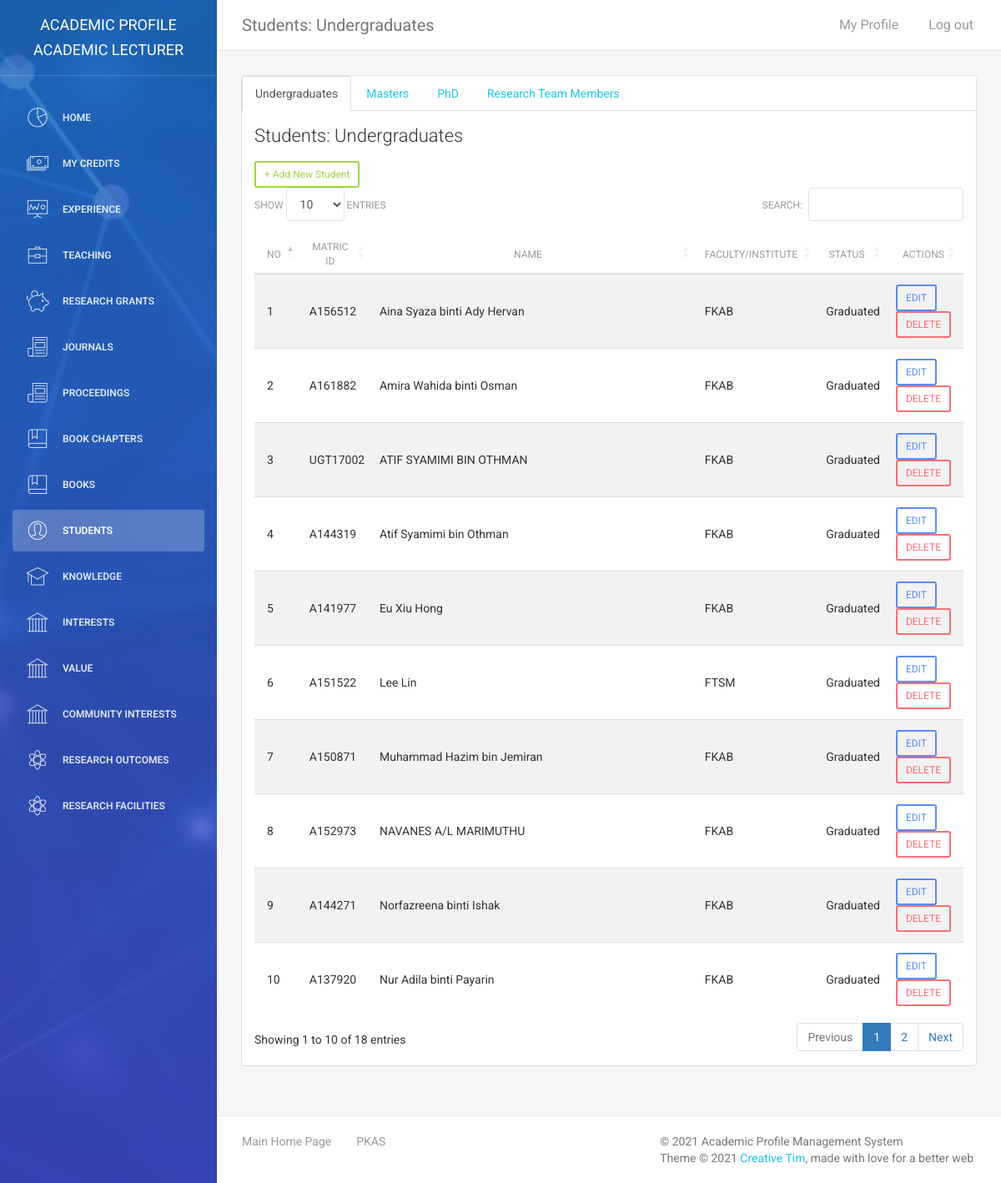
The app's page /kalai_panel/students_ug.php (signed in) with its own data.
### tables this page shows
CREATE TABLE `tbl_students` (
  `id` int(11) NOT NULL,
  `std_reg_num` varchar(25) DEFAULT NULL,
  `std_name` text DEFAULT NULL,
  `std_picture` varchar(255) DEFAULT NULL,
  `std_type` int(11) DEFAULT NULL,
  `std_phonenum` varchar(255) DEFAULT NULL,
  `std_email` varchar(255) DEFAULT NULL,
  `std_research_title` text DEFAULT NULL,
  `std_start_year` int(11) DEFAULT NULL,
  `std_end_year` int(11) DEFAULT NULL,
  `std_status` int(11) DEFAULT NULL,
  `std_sv_status` int(11) DEFAULT NULL,
  `std_faculty` varchar(25) DEFAULT NULL,
  `std_funding_status` varchar(255) DEFAULT NULL,
  `std_activity` text DEFAULT NULL,
  `std_research_outcome` varchar(255) DEFAULT NULL,
  `std_password` varchar(255) DEFAULT NULL,
  `std_firstlogin` int(11) DEFAULT NULL,
  `super_owner` varchar(255) DEFAULT NULL
);

### kalai_panel/assets/php/chk-session.php (called while the page is built, shortened)
<?php
include("connectdb.php");
$user_check = $_SESSION['user_login'];
$user_role = $_SESSION['user_role'];
if($user_role == "Admin" || $user_role == "Super Admin" || $user_role == "Academic Lecturer" || $user_role == "Consultant" || $user_role == "Teacher"){
    $ses_sql = mysqli_query($conn,"select admin_id, admin_name, role, university, plan, credits from tbl_admin where admin_id = '$user_check'");
    $row = mysqli_fetch_array($ses_sql,MYSQLI_ASSOC);
    $login_super_owner = $row['admin_id'];
    $user_role= $row['role'];
}else if($user_role == "Student"){
    $ses_sql = mysqli_query($conn,"select std_reg_num, std_name, super_owner from tbl_students where std_reg_num = '$user_check' ");
   $row = mysqli_fetch_array($ses_sql,MYSQLI_ASSOC);
   $login_session = $row['std_reg_num'];
   $your_name = $row['std_name'];
   $login_super_owner = $row['super_owner'];
   $user_role = "Student";
   $navbar = "student-navbar.php";
   if(!isset($_SESSION['user_login'])){
      header("location:login.php");
   }
}else{
    header("location:login.php");
}
?>

### kalai_panel/students_ug.php (the view, shortened to what this page needs)
<?php
require_once("assets/php/chk-session.php");
require_once("assets/php/connectdb.php");
?>
<!doctype html>
<html lang="en">
<head>
    <link href="assets/css/bootstrap.min.css" rel="stylesheet" />
    <link href="assets/css/animate.min.css" rel="stylesheet"/>
    <link href="assets/css/light-bootstrap-dashboard.css?v=1.4.0" rel="stylesheet"/>
	<link rel="stylesheet" type="text/css" href="https://cdn.datatables.net/1.10.19/css/dataTables.bootstrap4.min.css">
    <link href="https://maxcdn.bootstrapcdn.com/font-awesome/4.2.0/css/font-awesome.min.css" rel="stylesheet">
    <link href="assets/css/pe-icon-7-stroke.css" rel="stylesheet" />
</head>
<body>
<div class="wrapper">
    <div class="sidebar" data-color="blue" data-image="assets/img/sidebar-3.jpg">
    	<div class="sidebar-wrapper">
            <div class="logo">
                <a href="index.php" class="simple-text">
                    Academic Profile <?php echo $user_role;?>
                </a>
            </div>
            <?php $navactive = 9; include("assets/php/Admin-navbar.php");?>
    	</div>
    </div>
    <div class="main-panel">
        <nav class="navbar navbar-default navbar-fixed">
            <div class="container-fluid">
                <div class="navbar-header">
                    <a class="navbar-brand" href="students_ug.php">Students: Undergraduates</a>
                </div>
                <div class="collapse navbar-collapse">
                    <ul class="nav navbar-nav navbar-left">
                        <li>
                            <a href="#" class="dropdown-toggle" data-toggle="dropdown">
                            </a>
                        </li>
                    </ul>
                    <ul class="nav navbar-nav navbar-right">
                        <li>
                           <a href="my-profile.php">
                               <p>My Profile</p>
                            </a>
                        </li>
                        <li>
                            <a href="logout.php">
                                <p>Log out</p>
                            </a>
                        </li>
                    </ul>
                </div>
            </div>
        </nav>
        <div class="content">
            <div class="container-fluid">
                <div class="row">
                    <div class="col-md-12">
                        <div class="card">
                            <ul class="nav nav-tabs">
                                <li class="active"><a href="students_ug.php">Undergraduates</a></li>
                                <li><a href="students_masters.php">Masters</a></li>
                                <li><a href="students_phd.php">PhD</a></li>
                                <li><a href="students_research.php">Research Team Members</a></li>
                            </ul>
                            <div class="header">
                                <h4 class="title">Students: Undergraduates</h4>
                            </div>
                            <div class="content table-responsive">
                                <table id="tlist" class="table table-hover table-striped">
                                    <thead>
                                        <th width="5%" style="text-align:center">No</th>
                                    	<th width="10%" style="text-align:center">Matric ID</th>
                                    	<th width="60%" style="text-align:center">Name</th>
                                        <th width="10%" style="text-align:center">Faculty/Institute</th>
                                        <th width="10%" style="text-align:center">Status</th>
                                        <th width="10%" style="text-align:center">Actions</th>
                                    </thead>
                                    <tbody>
                                    <a href="add-student.php" role="button" class="add-data btn btn-success btn-sm">+ Add New Student</a>
                                        <?php
                                        $sql = mysqli_query($conn, "SELECT * from tbl_students WHERE std_type='0' AND super_owner='$login_super_owner' ORDER BY std_name");
                                        $rows = mysqli_num_rows($sql);
                                        if($rows){
                                            $count = 1;
                                            while($row=mysqli_fetch_array($sql)){
                                                switch($row['std_status']){
                                                    case 0:
                                                        $status = "Active";
                                                        break;
                                                    case 1:
                                                        $status = "Graduated";
                                                        break;
                                                    }
                                        ?>
                                        <tr>
                                            <td><?php echo $count++;?></td>
                                        	<td><?php echo $row['std_reg_num'];?></td>
                                            <td><?php echo $row['std_name'];?></td>
                                            <td><?php echo $row['std_faculty'];?></td>
                                            <td><?php echo $status;?></td>
                                            <td><a href="edit-student.php?id=<?php echo $row['id'];?>" class="btn btn-primary btn-sm" role="button">EDIT</a>
                                            <button type="button" data-toggle="modal" data-id="<?php echo $row['id'];?>" data-target="#ConfirmDelete" class="delete-data btn btn-danger btn-sm">DELETE</button></td>
                                        </tr>
                                        <?php } } ?>
                                    </tbody>
                                </table>
                            </div>
                        </div>
                    </div>
                </div>
            </div>
        </div>
        <footer class="footer">
            <div class="container-fluid">
                <nav class="pull-left">
                    <ul>
                        <li>
                            <a href="../index.php">
                                Main Home Page
                            </a>
                        </li>
                        <li>
                            <a href="http://www.ukm.my/pkas/">
                                PKAS
                            </a>
                        </li>
                    </ul>
                </nav>
                <p class="copyright pull-right">
                    &copy; <script>document.write(new Date().getFullYear())</script> Academic Profile Management System<br>
                    Theme &copy; <script>document.write(new Date().getFullYear())</script> <a href="http://www.creative-tim.com">Creative Tim</a>, made with love for a better web
                </p>
            </div>
        </footer>
    </div>
</div>
</body>
</html>

### records on screen
tbl_students: std_reg_num "A156512", std_name "Aina Syaza binti Ady Hervan", std_faculty "FKAB", std_status "Graduated"
tbl_students: std_reg_num "A161882", std_name "Amira Wahida binti Osman", std_faculty "FKAB", std_status "Graduated"
tbl_students: std_reg_num "UGT17002", std_name "ATIF SYAMIMI BIN OTHMAN", std_faculty "FKAB", std_status "Graduated"
tbl_students: std_reg_num "A144319", std_name "Atif Syamimi bin Othman", std_faculty "FKAB", std_status "Graduated"
tbl_students: std_reg_num "A141977", std_name "Eu Xiu Hong", std_faculty "FKAB", std_status "Graduated"
tbl_students: std_reg_num "A151522", std_name "Lee Lin", std_faculty "FTSM", std_status "Graduated"
tbl_students: std_reg_num "A150871", std_name "Muhammad Hazim bin Jemiran", std_faculty "FKAB", std_status "Graduated"
tbl_students: std_reg_num "A152973", std_name "NAVANES A/L MARIMUTHU", std_faculty "FKAB", std_status "Graduated"
tbl_students: std_reg_num "A144271", std_name "Norfazreena binti Ishak", std_faculty "FKAB", std_status "Graduated"
tbl_students: std_reg_num "A137920", std_name "Nur Adila binti Payarin", std_faculty "FKAB", std_status "Graduated"

### other values on screen
$user_role "ACADEMIC LECTURER"
